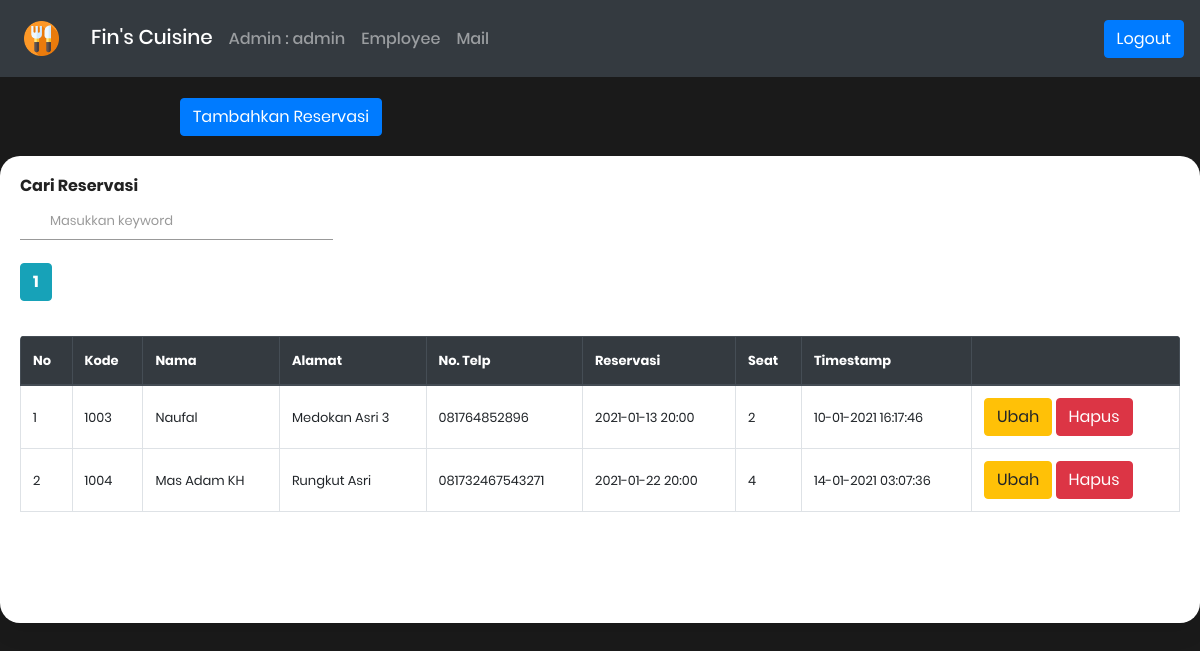
The page /admin/index.php (signed in) on the database its author committed.
### tables this page shows
CREATE TABLE `booking` (
  `book_id` int(11) NOT NULL,
  `book_nama` varchar(50) NOT NULL,
  `book_alamat` varchar(100) NOT NULL,
  `book_phone` varchar(15) NOT NULL,
  `book_tanggal` varchar(20) NOT NULL,
  `book_jam` varchar(20) NOT NULL,
  `book_kursi` varchar(100) NOT NULL,
  `book_timestamp` varchar(50) NOT NULL
);

### admin/functions.php (called while the page is built, shortened)
<?php
    $db_connect = mysqli_connect("localhost", "root", "",
    "db_restoran");
    function query($query){
        global $db_connect;
        $db_result = mysqli_query($db_connect, $query);
        $rows = [];
        while($row = mysqli_fetch_assoc($db_result)){
            $rows[] = $row;
        }
        return $rows;
    }
?>

### admin/index.php (the view, shortened to what this page needs)
<?php
    require 'functions.php';
    $username = $_SESSION["success_FinsResto"];
    $page_data_load = 4;
    $page_data_total = count(query("SELECT * FROM booking"));
    $page_total = ceil($page_data_total / $page_data_load);
    $page_active = (isset($_GET['page'])) ? $_GET["page"]: 1;
    $page_first_data =
    ($page_data_load * $page_active) - $page_data_load;
    $admin = query("SELECT * FROM booking
    LIMIT $page_first_data, $page_data_load");
?>
<!DOCTYPE html>
<html lang="en">
<head>
    <link rel="stylesheet" href="https://stackpath.bootstrapcdn.com/bootstrap/4.4.1/css/bootstrap.min.css">
    <link rel="stylesheet" href="fonts/material-icon/css/material-design-iconic-font.min.css">
    <link rel="stylesheet" href="css/style.css?v=<?= time();  ?>">
</head>
<body style="background-color : #1a1a1a;">
    <?php
        if(isset($_SESSION["success_FinsResto"]) && $_SESSION["success_FinsResto"] != ''){
            $username = $_SESSION["success_FinsResto"];
        }
    ?>
<nav class="navbar navbar-expand-lg navbar-dark bg-dark fixed-top">
  <a class="navbar-brand" href="index.php"><img src="images/cutlery.png" class="card-img m-2" style="width: 35px;" alt="..."></a>
  <div class="collapse navbar-collapse" id="navbarSupportedContent">
    <ul class="navbar-nav mr-auto">
      <li class="nav-item mt-1">
        <a class="nav-link active" href="index.php"><h5>Fin's Cuisine</h5></a>
      </li>
      <li class="nav-item mt-2">
        <a class="nav-link" href="index.php"><h6>Admin : <?= $username?></h6><span class="sr-only">(current)</span></a>
      </li>
      <li class="nav-item mt-2">
        <a class="nav-link" href="index_admin.php"><h6>Employee</h6></a>
      </li>
      <li class="nav-item mt-2">
        <a class="nav-link" href="contact.php"><h6>Mail</h6></a>
      </li>
    </ul>
    <a href="logout.php" class="btn btn-primary" role="button">Logout</a>
  </div>
</nav>
    <section class="signup mt-5">
        <button class="btn btn-primary" style="margin-top: 50px; margin-left: 180px" data-toggle="modal" data-target="#modalAddBook">Tambahkan Reservasi</button>
            <div class="container" style="margin-top: 20px; padding:20px; width:100%;">
            <div class="search"  style="float: left; margin-bottom:-40px;">
                <h6 class="form font-weight-bold">Cari Reservasi</h6>
                    <form action="" method="post">
                        <input type="text" name="book_keyword" autofocus
                        placeholder="Masukkan keyword" autocomplete="off"
                        id="book_keyword">
                    </form>
                    <br>
                <?php for( $i=1; $i <= $page_total; $i++ ) :?>
                    <?php if( $i == $page_active ) :?>
                        <a href="?page=<?= $i;  ?>" style="font-weight: bold; color:#fff;"><button type="button" class="btn btn-info font-weight-bold"><?= $i;  ?></button></a>
                    <?php else :?>
                        <a href="?page=<?= $i;  ?>" style="color:#fff;"><button type="button" class="btn btn-info"><?= $i;  ?></button></a>
                    <?php endif;?>
                <?php endfor;?>
                </div>
                <div class="signup-content" style="width: 100%;">
                    <div class="table-responsive rounded" id="container">
                        <table class="table table-bordered" id="myTable" width="100%" cellspacing = 0>
                            <thead class="thead-dark">
                                <tr>
                                    <th>No</th>
                                    <th>Kode</th>
                                    <th>Nama</th>
                                    <th>Alamat</th>
                                    <th>No. Telp</th>
                                    <th>Reservasi</th>
                                    <th>Seat</th>
                                    <th>Timestamp</th>
                                    <th></th>
                                </tr>
                            </thead>
                            <tbody>
                                <?php
                                    $data_id = 1;
                                ?>
                                <?php
                                    foreach($admin as $row) :
                                ?>
                                <tr>
                                    <td class="align-middle"><?= $data_id;  ?></td>
                                    <td class="align-middle">
                                        <?= $row["book_id"];  ?>
                                    </td>
                                    <td class="align-middle">
                                        <?= $row["book_nama"];  ?>
                                    </td>
                                    <td class="align-middle">
                                        <?= $row["book_alamat"];  ?>
                                    </td>
                                    <td class="align-middle">
                                        <?= $row["book_phone"];  ?>
                                    </td>
                                    <td class="align-middle">
                                        <?= $row["book_tanggal"]. " " . $row["book_jam"]; ?>
                                    </td>
                                    <td class="align-middle">
                                        <?= $row["book_kursi"];  ?>
                                    </td>
                                    <td class="align-middle">
                                        <?= $row["book_timestamp"];  ?>
                                    </td>
                                    <td class="align-middle">
                                        <a href="book_update.php?book_id= <?= $row["book_id"];  ?>"
                                        class="btn btn-warning"
                                        >Ubah</a>
                                        <a href="book_delete.php?book_id= <?= $row["book_id"];  ?> "
                                        onclick=" return confirm('Delete Contact??'); "
                                        class="btn btn-danger"
                                        >Hapus</a>
                                    </td>
                                </tr>
                                <?php
                                    $data_id++;
                                ?>
                                <?php
                                    endforeach;
                                ?>
                            </tbody>
                        </table>
                    </div>
                </div>
            </div>
        </section>
</body>
</html>

### admin/css/style.css (style rules this page uses)
display-flex, .display-flex, .display-flex-center, .signup-content, .signin-content, .social-login, .socials { display: flex; display: -webkit-flex; }
input, select, textarea { outline: none; appearance: unset !important; -moz-appearance: unset !important; -webkit-appearance: unset !important; -o-appearance: unset !important; -ms-appearance: unset !important; }
img { max-width: 100%; height: auto; }
body { font-size: 13px; line-height: 1.8; color: #222; background: #f8f8f8; font-weight: 400; font-family: Poppins; }
.container { width: 900px; background: #fff; margin: 0 auto; box-shadow: 0px 15px 16.83px 0.17px rgba(0, 0, 0, 0.05); -moz-box-shadow: 0px 15px 16.83px 0.17px rgba(0, 0, 0, 0.05); -webkit-box-shadow: 0px 15px 16.83px 0.17px rgba(0, 0, 0, 0.05); -o-box-shadow: 0px 15px 16.83px 0.17px rgba(0, 0, 0, 0.05); -ms-box-shadow: 0px 15px 16.83px 0.17px rgba(0, 0, 0, 0.05); border-radius: 20px; -moz-border-radius: 20px; -webkit-border-radius: 20px; -o-border-radius: 20px; -ms-border-radius: 20px; }
.signup { margin-bottom: 150px; }
.signup-content { padding: 75px 0; }
input { width: 100%; display: block; border: none; border-bottom: 1px solid #999; padding: 6px 30px; font-family: Poppins; box-sizing: border-box; }
@media screen and (max-width: 1200px) { .container { width: calc( 100% - 30px); max-width: 100%; } }
@media screen and (min-width: 1024px) { .container { max-width: 1200px; } }

### rows shown on the page
booking: book_id "1003", book_nama "Naufal", book_alamat "Medokan Asri 3", book_phone "081764852896", book_tanggal "2021-01-13", book_jam "20:00", book_kursi "2", book_timestamp "10-01-2021 16:17:46"
booking: book_id "1004", book_nama "Mas Adam KH", book_alamat "Rungkut Asri", book_phone "081732467543271", book_tanggal "2021-01-22", book_jam "20:00", book_kursi "4", book_timestamp "14-01-2021 03:07:36"

### other values the page prints
$username "admin"
